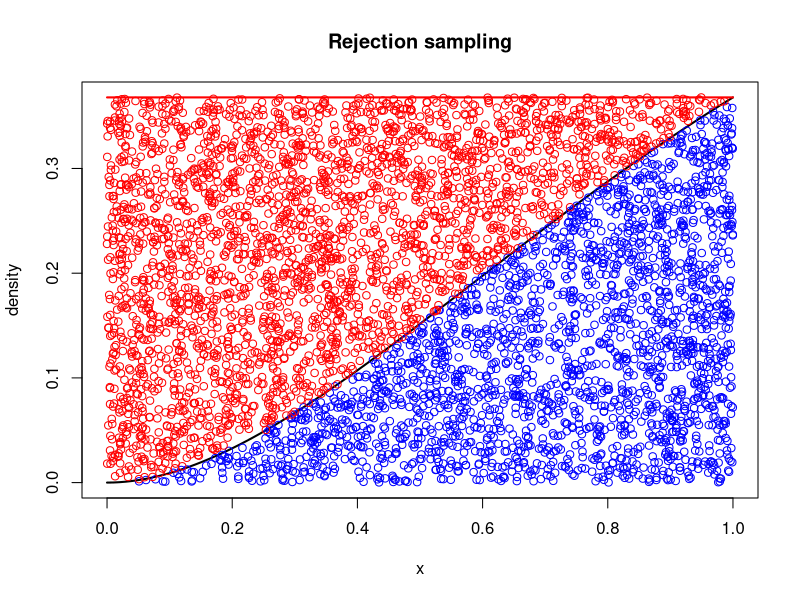
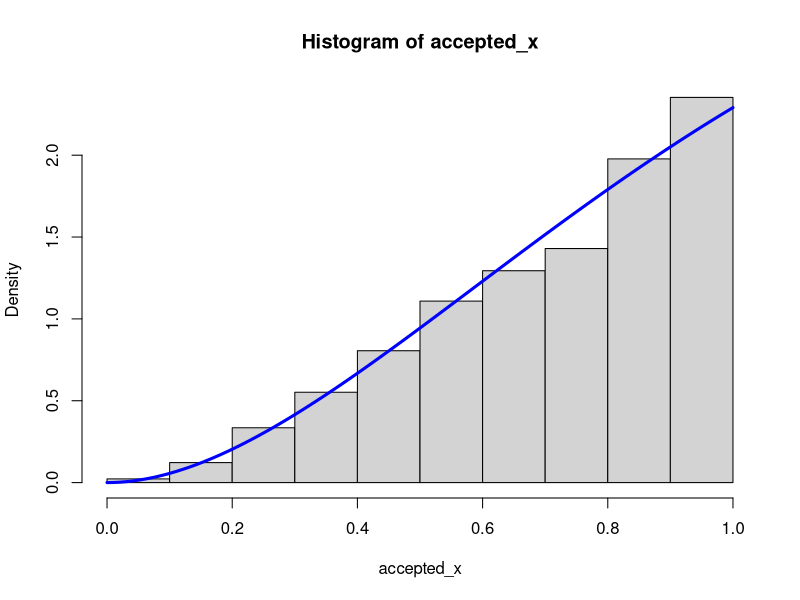

Reproduce these figures in R, in order.
#
# MATH3871 Lab 3
#

#### Question 1 ################################################################

# This is the distribution to sample from
f <- function(x) {
    return(x^2 * exp(-x))
}

# Normalised distribution
f_norm <- function(x) {
    return(f(x) / integrate(f, lower=0, upper=1)$value)
}

# This is the enveloping function
g <- function(x) {
    return(0.4 * x)
}

xx <- seq(0, 1, length=100)

plot(xx, f(xx), type='l', lwd=2,
     xlab='x', ylab='density', main='Rejection sampling')

lines(c(0,1), c(exp(-1),exp(-1)), lwd=2, col='red')

K <- exp(-1)
N <- 5000
sim_x <- runif(N, 0, 1)
sim_y <- runif(N, 0, K)

accepted_x <- sim_x[sim_y < f(sim_x)]
accepted_y <- sim_y[sim_y < f(sim_x)]
rejected_x <- sim_x[sim_y >= f(sim_x)]
rejected_y <- sim_y[sim_y >= f(sim_x)]

# See accepted vs rejected points
points(accepted_x, accepted_y, col='blue')
points(rejected_x, rejected_y, col='red')

# Check histogram of simulated values vs distribution function
hist(accepted_x, prob=TRUE)
lines(xx, dgamma(xx, 3, 1)/pgamma(1,3,1), lwd=3, col='blue')

# Notes
# - This isn't the best way to do it because it doesn't ensure N samples from
#   the distribution. Should make a function that repeats individual simulations
#   until N samples are accepted.
# - If g(x) is used to sample values for x*, then Kg(x) must be used to sample
#   values for y* - i.e. g(x) has to stay the same.


#### Question 2 ################################################################

# (a)

sprintf("Monte Carlo: %f", mean(exp(exp(runif(5000, 0, 1)))))
f <- function(x) {exp(exp(x))}
sprintf("Actual: %f", integrate(f, 0, 1)$value)

# (b)






